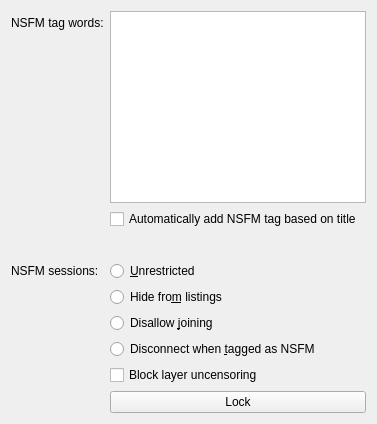
          <widget class="QWidget" name="page">
           <layout class="QFormLayout" name="formLayout_5">
            <item row="0" column="0">
             <widget class="QLabel" name="label_15">
              <property name="text">
               <string>NSFM tag words:</string>
              </property>
             </widget>
            </item>
            <item row="0" column="1">
             <widget class="QPlainTextEdit" name="nsfmWords"/>
            </item>
            <item row="1" column="1">
             <widget class="QCheckBox" name="autotagNsfm">
              <property name="text">
               <string>Automatically add NSFM tag based on title</string>
              </property>
             </widget>
            </item>
            <item row="4" column="0">
             <widget class="QLabel" name="label_14">
              <property name="text">
               <string>NSFM sessions:</string>
              </property>
             </widget>
            </item>
            <item row="4" column="1">
             <widget class="QRadioButton" name="nsfmUnrestricted">
              <property name="text">
               <string>&amp;Unrestricted</string>
              </property>
             </widget>
            </item>
            <item row="5" column="1">
             <widget class="QRadioButton" name="nsfmHide">
              <property name="text">
               <string>Hide fro&amp;m listings</string>
              </property>
             </widget>
            </item>
            <item row="6" column="1">
             <widget class="QRadioButton" name="nsfmNoJoin">
              <property name="text">
               <string>Disallow &amp;joining</string>
              </property>
             </widget>
            </item>
            <item row="7" column="1">
             <widget class="QRadioButton" name="nsfmDisconnect">
              <property name="text">
               <string>Disconnect when &amp;tagged as NSFM</string>
              </property>
             </widget>
            </item>
            <item row="9" column="1">
             <widget class="QPushButton" name="nsfmLock">
              <property name="text">
               <string>Lock</string>
              </property>
             </widget>
            </item>
            <item row="3" column="1">
             <spacer name="verticalSpacer_8">
              <property name="orientation">
               <enum>Qt::Vertical</enum>
              </property>
              <property name="sizeHint" stdset="0">
               <size>
                <width>20</width>
                <height>20</height>
               </size>
              </property>
             </spacer>
            </item>
            <item row="8" column="1">
             <widget class="QCheckBox" name="noUncensoring">
              <property name="text">
               <string>Block layer uncensoring</string>
              </property>
             </widget>
            </item>
           </layout>
          </widget>
